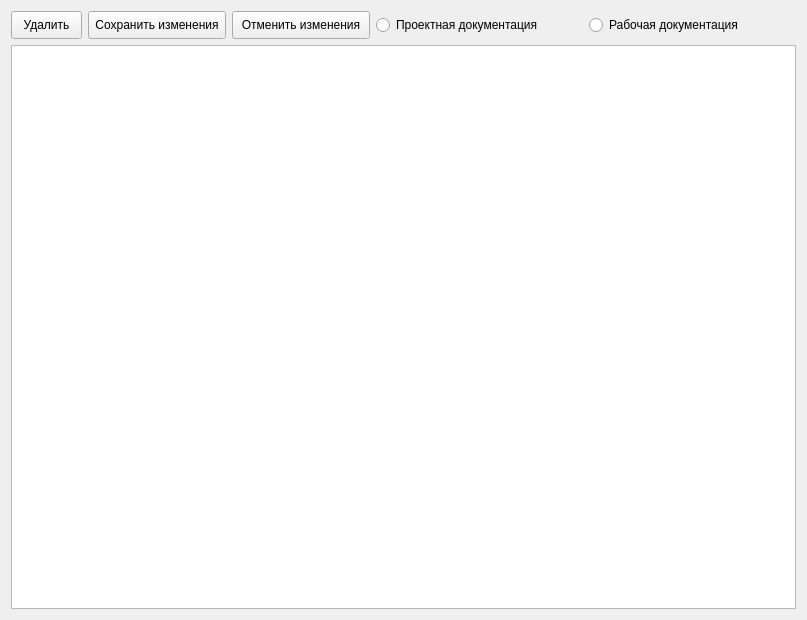
<?xml version="1.0" encoding="UTF-8"?>
<ui version="4.0">
 <class>Window_Saves</class>
 <widget class="QWidget" name="Window_Saves">
  <property name="geometry">
   <rect>
    <x>0</x>
    <y>0</y>
    <width>807</width>
    <height>620</height>
   </rect>
  </property>
  <property name="windowTitle">
   <string>Form</string>
  </property>
  <layout class="QGridLayout" name="gridLayout">
   <item row="0" column="0">
    <layout class="QHBoxLayout" name="horizontalLayout_2">
     <item>
      <widget class="QPushButton" name="pushButtonDelete">
       <property name="minimumSize">
        <size>
         <width>71</width>
         <height>28</height>
        </size>
       </property>
       <property name="maximumSize">
        <size>
         <width>71</width>
         <height>28</height>
        </size>
       </property>
       <property name="text">
        <string>Удалить</string>
       </property>
      </widget>
     </item>
     <item>
      <widget class="QPushButton" name="pushButtonCancel">
       <property name="minimumSize">
        <size>
         <width>0</width>
         <height>28</height>
        </size>
       </property>
       <property name="maximumSize">
        <size>
         <width>138</width>
         <height>28</height>
        </size>
       </property>
       <property name="text">
        <string>Сохранить изменения</string>
       </property>
      </widget>
     </item>
     <item>
      <widget class="QPushButton" name="pushButtonSave">
       <property name="minimumSize">
        <size>
         <width>0</width>
         <height>28</height>
        </size>
       </property>
       <property name="maximumSize">
        <size>
         <width>138</width>
         <height>28</height>
        </size>
       </property>
       <property name="text">
        <string>Отменить изменения</string>
       </property>
      </widget>
     </item>
     <item>
      <layout class="QHBoxLayout" name="horizontalLayout">
       <item>
        <widget class="QRadioButton" name="radioButton_PD">
         <property name="text">
          <string>Проектная документация</string>
         </property>
        </widget>
       </item>
       <item>
        <widget class="QRadioButton" name="radioButton_RD">
         <property name="text">
          <string>Рабочая документация</string>
         </property>
        </widget>
       </item>
      </layout>
     </item>
    </layout>
   </item>
   <item row="1" column="0">
    <widget class="QTableView" name="tableView"/>
   </item>
  </layout>
 </widget>
 <resources/>
 <connections/>
</ui>
